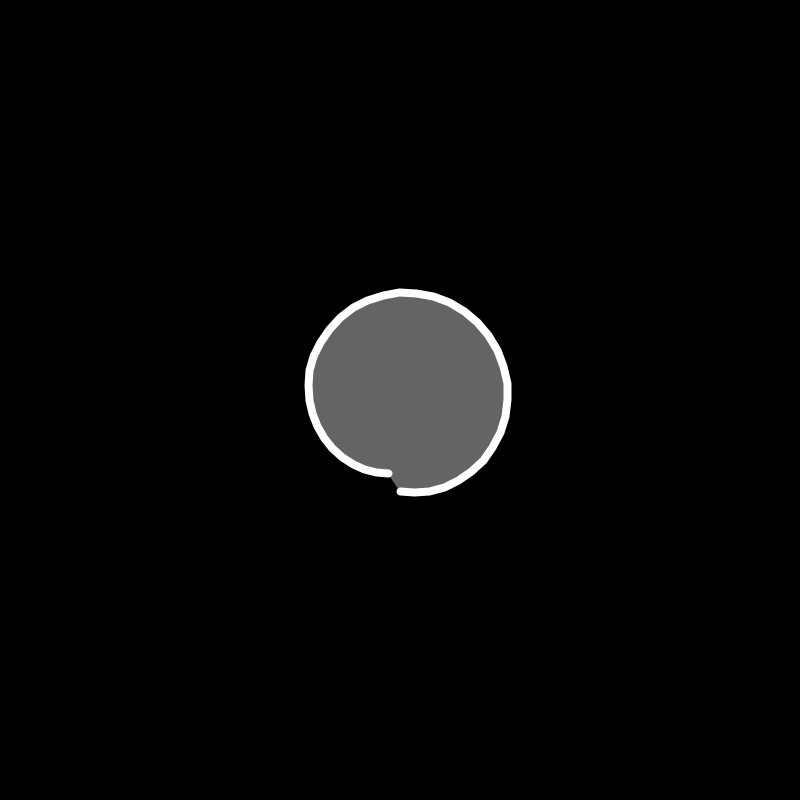
Frame 1 (no input)
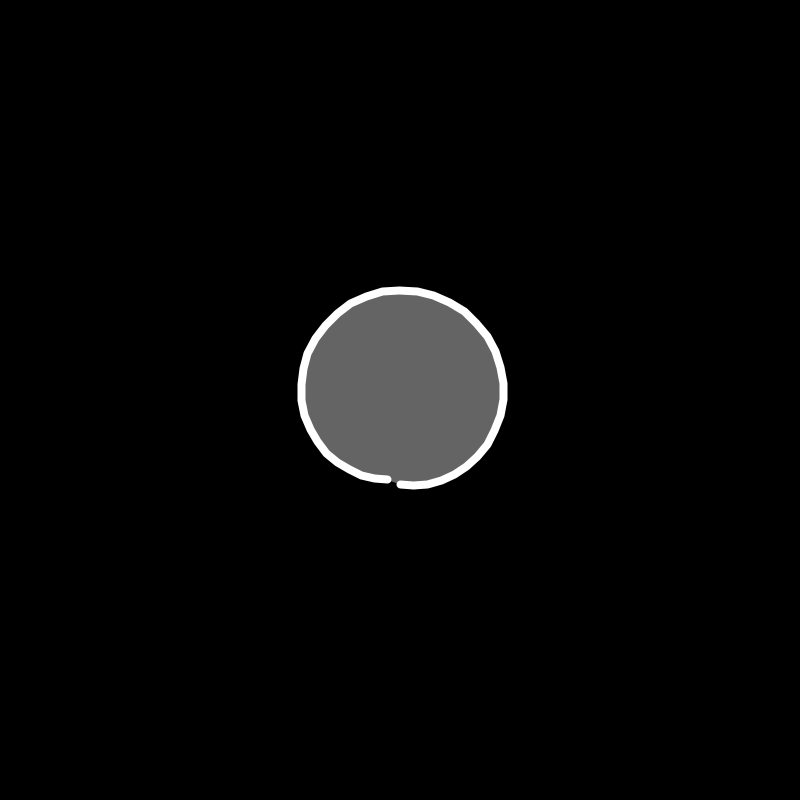
Frame 60 (the mouse pressed at the canvas centre just before this capture)
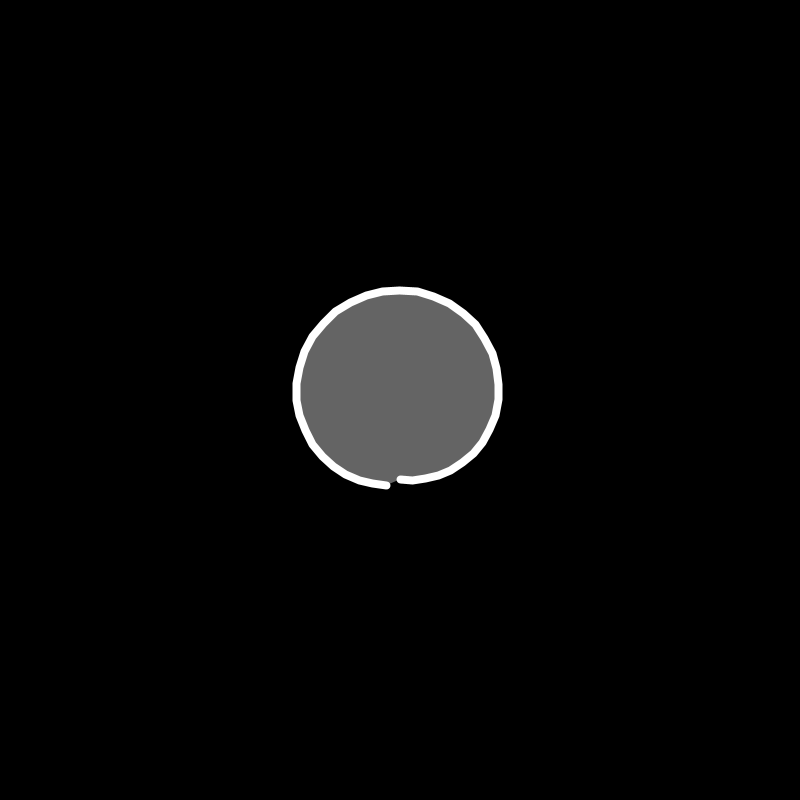
Frame 120 (the mouse held since frame 60 and released just before this capture)

The Processing sketch that drew these frames (run headless with seeded random() and noise(); from frame 60 on, the mouse is pressed at the canvas centre):

// Processing sketch: demo_03_complex_shapes_with_polar_coordinates
// ── demo_03_complex_shapes_with_polar_coordinates.pde
void setup() {
  size(800, 800);

  strokeWeight(8);
  stroke(255);
  fill(100);
}

void draw() {
  background(0);

  int pad = mouseX;

  translate(width/2, height/2);
  beginShape();  
  float points = 40;
  for (int i=0; i < points; i++) {
    // x = r * sin(theta) 
    // y = r * cos(theta)
    float nudge = sin((frameCount + i) * 0.1) * 20;
    float x = (nudge + 90) * sin(TWO_PI * i / points);
    float y = (nudge + 90) * cos(TWO_PI * i / points);
    vertex(x, y);
  }
  
  endShape();
}
